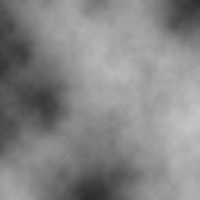
Frame 1 (no input)
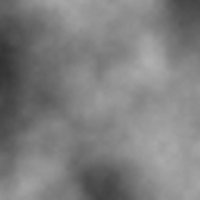
Frame 60 (the mouse pressed at the canvas centre just before this capture)
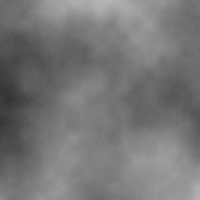
Frame 120 (the mouse held since frame 60 and released just before this capture)

The Processing sketch that drew these frames (run headless with seeded random() and noise(); from frame 60 on, the mouse is pressed at the canvas centre):

// Processing sketch: processing_68508
// ── processing_68508.pde

/**
 * Noise3D. 
 * 
 * Using 3D noise to create simple animated texture. 
 * Here, the third dimension ('z') is treated as time. 
 */
 
float increment = 0.01;
// The noise function's 3rd argument, a global variable that increments once per cycle
float zoff = 0.0;  
// We will increment zoff differently than xoff and yoff
float zincrement = 0.005; 

void setup() {
  size(200,200);
  frameRate(30);
}

void draw() {
  background(0);
  
  // Optional: adjust noise detail here
   noiseDetail(8,mouseX / 200.0);
  
  loadPixels();

  float xoff = 0.0; // Start xoff at 0
  
  // For every x,y coordinate in a 2D space, calculate a noise value and produce a brightness value
  for (int x = 0; x < width; x++) {
    xoff += increment;   // Increment xoff 
    float yoff = 0.0;   // For every xoff, start yoff at 0
    for (int y = 0; y < height; y++) {
      yoff += increment; // Increment yoff
      
      // Calculate noise and scale by 255
      float bright = 255.0 - noise(xoff,yoff,zoff)*255;

      // Try using this line instead
      //float bright = random(0,255);
      
      // Set each pixel onscreen to a grayscale value
      pixels[x+y*width] = color(bright,bright,bright);
    }
  }
  updatePixels();
  
  zoff += zincrement; // Increment zoff
  
  
}
